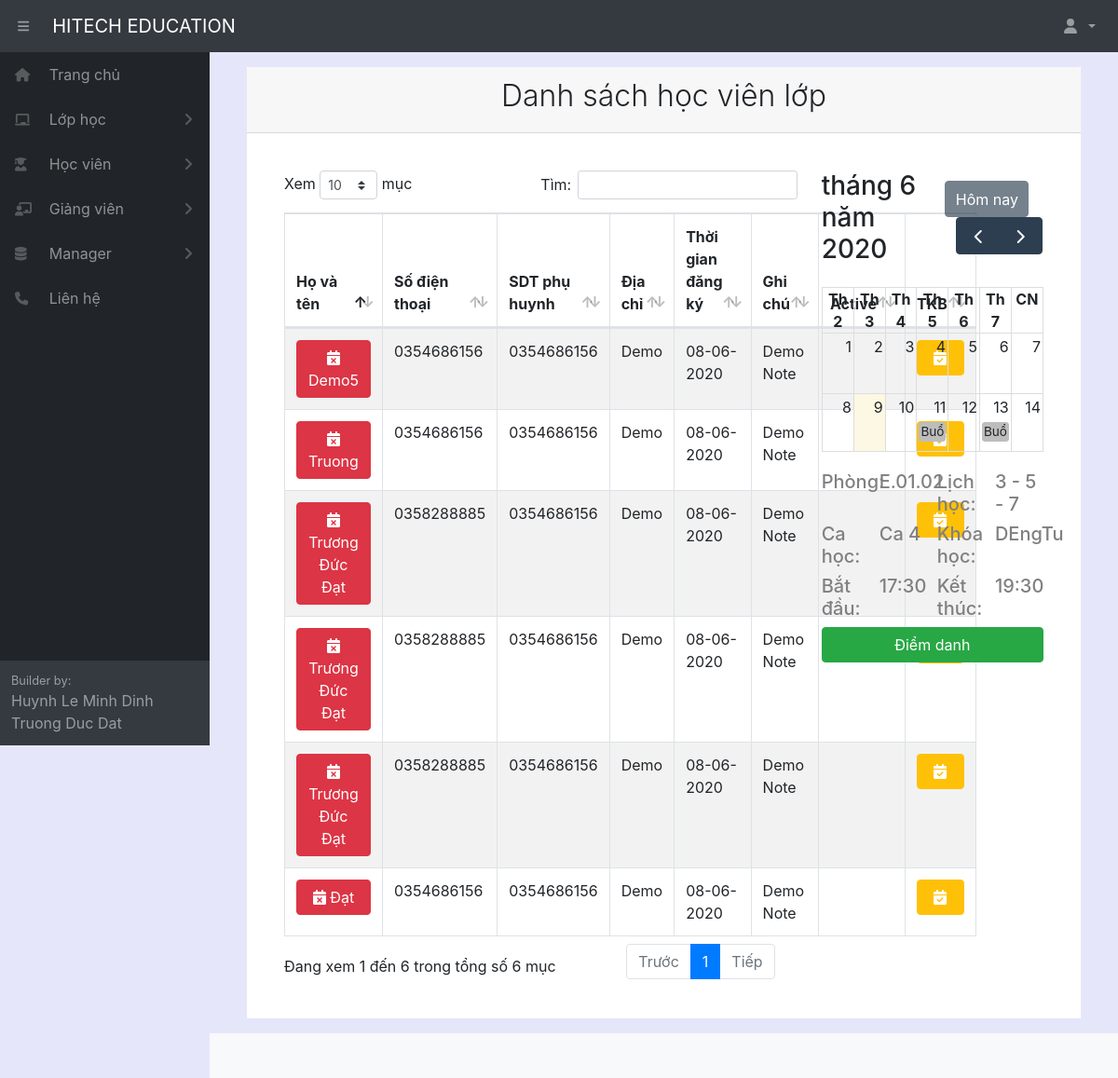
The app's page /classstudent/93/ (signed in) with its own data.
### home/models.py (models this page shows, shortened)
class Student(models.Model):
    fullname = models.CharField(max_length=100, verbose_name="Tên học sinh")
    gender = models.ForeignKey(Gender, null= True, on_delete=models.SET_NULL)
    birthday = models.DateField(verbose_name="Ngày sinh")
    identity_card = models.CharField(max_length=100, null = True, blank=True, verbose_name="CMND")
    phonenumber = models.CharField(max_length=100, null = True, blank=True, verbose_name="SDT")
    phonenumber_family = models.CharField(max_length=100, null = True, blank=True, verbose_name="SDT phụ huynh")
    email = models.CharField(max_length=100, null = True, blank=True, verbose_name="Email")
    adress = models.CharField(max_length=300, null = True, blank=True, verbose_name="Địa chỉ")
    classname = models.ForeignKey(Classname, null= True, on_delete=models.SET_NULL)
    fee = models.IntegerField(default=0, verbose_name="Học phí")
    fee_remain = models.IntegerField(default=0, verbose_name="Học phí còn lại")
    create_date = models.DateField(auto_now_add=True, verbose_name="Ngày đăng ký học")
    havedetailschedule = active = models.BooleanField(default=False, verbose_name="Thời khóa biểu cá nhân")
    note = models.CharField(max_length=300, null = True, blank=True, verbose_name="Ghi chú")
    active = models.BooleanField(default=True, verbose_name="Trạng thái")
    class Meta:
        ordering =["fullname"]
        verbose_name_plural = "Học sinh"

class Classname(models.Model):
    fullname = models.CharField(max_length=100, verbose_name="Tên lớp học")
    startdate = models.DateField(auto_now_add=True, verbose_name="Ngày bắt đầu")
    room = models.ForeignKey(Room, null= True, on_delete=models.SET_NULL)
    unit = models.ForeignKey(Unit, null = True, on_delete=models.SET_NULL)
    timeshift = models.ForeignKey(TimeShift, null = True, on_delete=models.SET_NULL)
    startdate = models.DateField(verbose_name="Ngày bắt đầu học")
    timeweek = models.ForeignKey(TimeWeek, null = True, on_delete=models.SET_NULL)
    teacher = models.ForeignKey(Teacher, null = True, on_delete=models.SET_NULL)
    datecount = models.IntegerField(default=0, blank=True, verbose_name="Số buổi học")
    note = models.CharField(max_length=300, null = True, blank=True, verbose_name="Ghi chú")
    active = models.BooleanField(default=True, verbose_name="Trạng thái")
    class Meta:
        ordering =["fullname"]
        verbose_name_plural = "Lớp học"

class Room(models.Model):
    fullname = models.CharField(max_length=100, verbose_name="Tên phòng")
    area = models.ForeignKey(Area, null= True, on_delete=models.SET_NULL)
    active = models.BooleanField(default=True, verbose_name="Trạng thái")
    def __str__(self):
        return  self.fullname
    class Meta:
        ordering =["fullname"]
        verbose_name_plural = "Phòng"

class TimeWeek(models.Model):
    name = models.CharField(max_length=100, verbose_name="Loại")
    def __str__(self):
        return  self.name
    class Meta:
        ordering =["name"]
        verbose_name_plural = "Ngày học trong tuần"

class TimeShift(models.Model):
    fullname = models.CharField(max_length=100, verbose_name="Tên ca học")
    infomation = models.CharField(max_length=1000, blank=True, verbose_name="Thông tin ca học")
    timestart = models.TimeField(null = True, blank=True, verbose_name="Giờ bắt đầu")
    timeend = models.TimeField(null = True, blank=True, verbose_name="Giờ kết thúc")
    active = models.BooleanField(default=True, verbose_name="Trạng thái")
    def __str__(self):
        return  self.fullname
    class Meta:
        ordering =["fullname"]
        verbose_name_plural = "Ca học"

class Unit(models.Model):
    fullname = models.CharField(max_length=100, verbose_name="Tên khóa học")
    infomation = models.CharField(max_length=1000, blank=True, null=True, verbose_name="Thông tin khóa học")
    fee = models.IntegerField(default=0, verbose_name="Học phí khóa học")
    active = models.BooleanField(default=True, verbose_name="Trạng thái")
    def __str__(self):
        return  self.fullname
    class Meta:
        ordering =["fullname"]
        verbose_name_plural = "Khóa học"

### home/decorators.py (the view)
        def wrapper_func(request, *args, **kwargs):
            group = None
            if request.user.groups.exists():
                group = request.user.groups.all()[0].name
            if group in allowed_roles:
                return view_func(request, *args, **kwargs)
            else:
                return redirect('errorrole')

### home/views.py (called while the page is built)
@login_required(login_url='login')
@allowed_users(allowed_roles=['admin','manager','staff'])
def detailClassStudent(request,pk):
    pk = pk
    classname = Classname.objects.get(pk=pk)
    liststudentinclass = Student.objects.all()
    timeshift = TimeShift.objects.get(pk=classname.timeshift_id)
    print(timeshift.timestart)
    schedule = Schedule.objects.all()
    context={'timeshift':timeshift,'liststudentinclass':liststudentinclass,'pk':pk, 'classname':classname, 'schedule':schedule}
    return render(request,'class/detailClassStudent.html',context)

### home/templates/class/detailClassStudent.html (shortened to what this page needs)
{% extends "pages/base.html" %}
{% block content %}
{% load static %}
<div class="card-header">
    <h2 class="text-center font-weight-light">Danh sách học viên lớp </h2>
</div>
<div class="card-body">
    <div class="form-row">
        <div class="col-xl-8 col-md-12">
            <div class="card-body">
                <table id="example" class="table table-striped table-bordered" style="width:100%">
                    <thead>
                        <tr>
                            <th style="width: 20%;">Họ và tên</th>
                            <th style="width: 10%;">Số điện thoại</th>
                            <th style="width: 10%;">SDT phụ huynh</th>
                            <th style="width: 23%;">Địa chỉ</th>
                            <th style="width: 12%;">Thời gian đăng ký</th>
                            <th style="width: 13%;">Ghi chú</th>
                            <th style="width: 5%;">Active</th>
                            <th>TKB</th>
                        </tr>
                    </thead>
                    <tbody>
                        {% for i in liststudentinclass %}
                        {% if pk == i.classname_id %}
                        <tr>
                            <td>
                                {% if i.havedetailschedule %}
                                <a href="/student/{{ i.pk }}" style="width: 100%; color: white;"
                                    class="btn btn-success"><i class="fas fa-calendar-check" style="color: white;"></i>
                                    {{ i.fullname }}</a>
                                {% else %}
                                <a onclick="warningcreateschedule()" style="width: 100%; color: white;"
                                    class="btn btn-danger"><i class="fas fa-calendar-times" style="color: white;"></i>
                                    {{ i.fullname }}</a>
                                {%endif%}
                            </td>
                            <td>{{ i.phonenumber }}</td>
                            <td>{{ i.phonenumber_family }}</td>
                            <td>{{ i.adress }}</td>
                            <td>{{ i.create_date|date:"d-m-Y" }}</td>
                            <td>{{ i.note }}</td>
                            <td style="text-align: center;">
                            </td>
                            <td>
                                {% if i.havedetailschedule == 0 %}
                                <a href="/checkinstudent/{{ i.pk }}" style="width: 100%; color: white;"
                                    class="btn btn-warning"><i class="fas fa-calendar-check" style="color: white;"></i></a>
                                {%endif%}
                            </td>
                        </tr>
                        {% endif %}
                        {% endfor %}
                    </tbody>
                </table>
            </div>
        </div>
        <div class="col-xl-4 col-md-12">
            <div class="card-body" style="margin:0 auto; width: 100%;">
                <div id="calendar" style=" width: 100%; margin: 0 20px 20px 0;">
                </div>
                <div class="form-row">
                    <div class="col-xl-3 col-md-6">
                        <h5 style="color: grey;">Phòng:</h5>
                    </div>
                    <div class="col-xl-3 col-md-6">
                        <h5 style="color: grey;">{{ classname.room }}</h5>
                    </div>
                    <div class="col-xl-3 col-md-6">
                        <h5 style="color: grey;">Lịch học:</h5>
                    </div>
                    <div class="col-xl-3 col-md-6">
                        <h5 style="color: grey;">{{ classname.timeweek }}</h5>
                    </div>
                    <div class="col-xl-3 col-md-6">
                        <h5 style="color: grey;">Ca học:</h5>
                    </div>
                    <div class="col-xl-3 col-md-6">
                        <h5 style="color: grey;">{{ classname.timeshift }}</h5>
                    </div>
                    <div class="col-xl-3 col-md-6">
                        <h5 style="color: grey;">Khóa học:</h5>
                    </div>
                    <div class="col-xl-3 col-md-6">
                        <h5 style="color: grey;">{{ classname.unit }}</h5>
                    </div>
                    <div class="col-xl-3 col-md-6">
                        <h5 style="color: grey;">Bắt đầu:</h5>
                    </div>
                    <div class="col-xl-3 col-md-6">
                        <h5 style="color: grey;">{{ timeshift.timestart|time:"H:i" }}</h5>
                    </div>
                    <div class="col-xl-3 col-md-6">
                        <h5 style="color: grey;">Kết thúc:</h5>
                    </div>
                    <div class="col-xl-3 col-md-6">
                        <h5 style="color: grey;">{{ timeshift.timeend|time:"H:i" }}</h5>
                    </div>
                    <div class="col-xl-12 col-md-12">
                        <a class="btn btn-success" style="width: 100%;"
                            href="/checkinclassstudent/{{classname.pk}}">Điểm danh</a>
                    </div>
                </div>
            </div>
        </div>
    </div>
</div>
{% endblock content %}

### static/fullcalendar/core/main.css (style rules this page uses)
.fc { direction: ltr; text-align: left; }
body .fc { font-size: 1em; }

### records on screen
Student: fullname "Demo5", phonenumber "0354686156", phonenumber_family "0354686156", adress "Demo", create_date "08-06-2020", note "Demo Note"
Student: fullname "Truong", phonenumber "0354686156", phonenumber_family "0354686156", adress "Demo", create_date "08-06-2020", note "Demo Note"
Student: fullname "Trương Đức Đạt", phonenumber "0358288885", phonenumber_family "0354686156", adress "Demo", create_date "08-06-2020", note "Demo Note"
Student: fullname "Trương Đức Đạt", phonenumber "0358288885", phonenumber_family "0354686156", adress "Demo", create_date "08-06-2020", note "Demo Note"
Student: fullname "Trương Đức Đạt", phonenumber "0358288885", phonenumber_family "0354686156", adress "Demo", create_date "08-06-2020", note "Demo Note"
Student: fullname "Đạt", phonenumber "0354686156", phonenumber_family "0354686156", adress "Demo", create_date "08-06-2020", note "Demo Note"
Classname: room "E.01.02", timeweek "3 - 5 - 7", timeshift "Ca 4", unit "DEngTu"
TimeShift: timestart "17:30", timeend "19:30"
